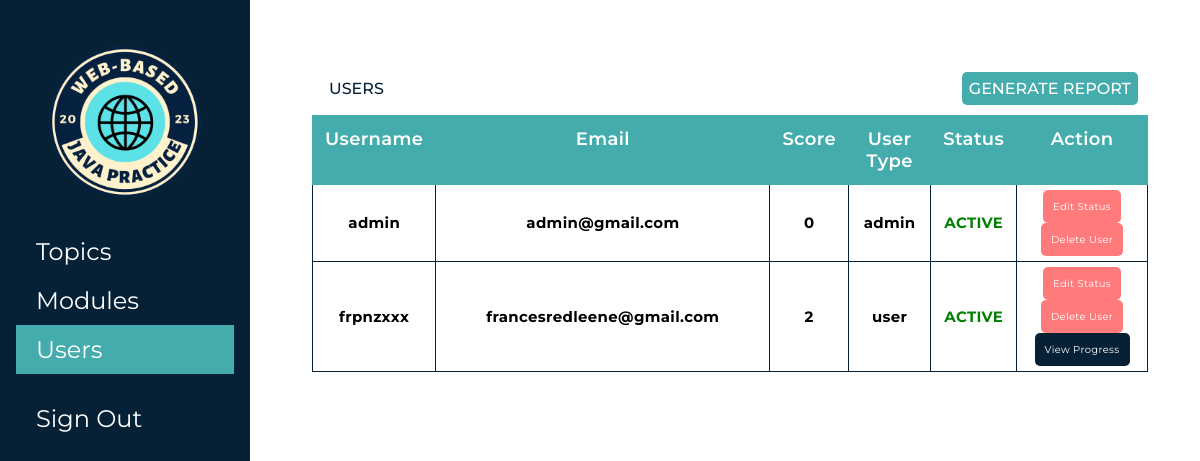
The page /admin-users.php on the database as committed earlier.
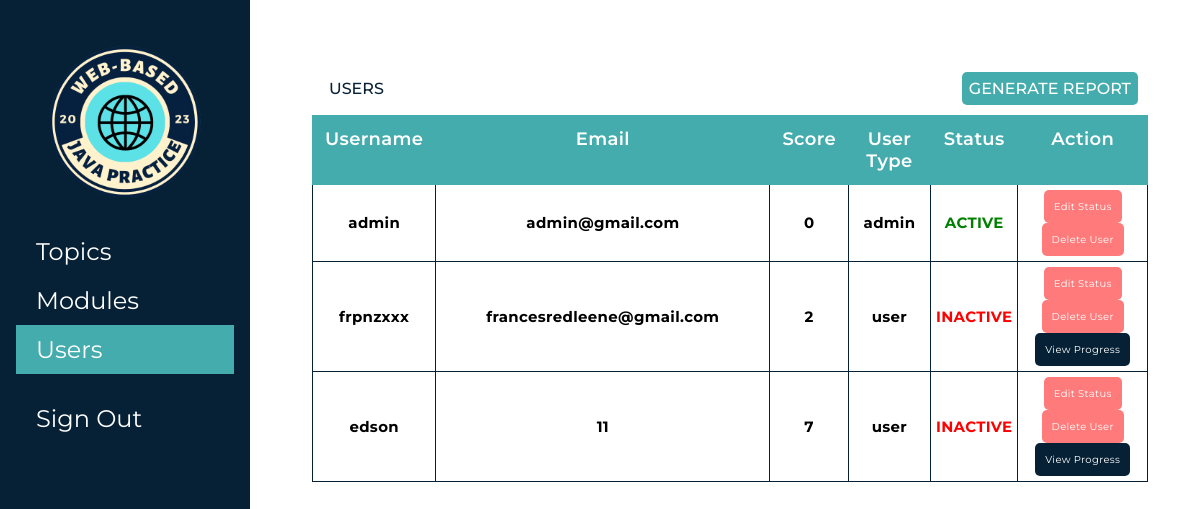
The same page on the database as committed later.
### tables this page shows
CREATE TABLE `users_db` (
  `id` varchar(50) NOT NULL,
  `username` varchar(100) NOT NULL,
  `email` varchar(100) NOT NULL,
  `password` varchar(100) NOT NULL,
  `score` varchar(100) NOT NULL DEFAULT '0',
  `2ndQtr` varchar(500) NOT NULL DEFAULT 'locked',
  `3rdQtr` varchar(500) NOT NULL DEFAULT 'locked',
  `4thQtr` varchar(500) NOT NULL DEFAULT 'locked',
  `user_type` varchar(50) NOT NULL DEFAULT 'user',
  `isactive` tinyint(1) NOT NULL
);

### admin-users.php (the view, shortened to what this page needs)
<?php
@include 'config.php';
?>
<!DOCTYPE html>
<html lang="en">
<head>
    <link rel="stylesheet" href="./assets/css/admin.css" />
</head>
<body>
    <div class="app">
        <aside class="sidebar">
            <div class="logo">
                <img src="./images/logo.png" alt="">
            </div>
            <nav class="menu">
                <a href="admin-main.php" class="menu-item ">Topics</a>
                <a href="admin-modules.php" class="menu-item">Modules</a>
                <a href="admin-users.php" class="menu-item is-active">Users</a>
                <a href="logout.php" class="menu-item is-out">Sign Out</a>
            </nav>
        </aside>
        <main class="content">
            <div class="dashboard">
                <div class="cards">
                    <div class="users">
                        <h1 class="name">Users</h1>
                        <a class="repBtn" href="admin-generate-report.php">Generate Report</a>
                        <table class="table">
                            <thead>
                                <tr>
                                    <th>Username</th>
                                    <th>Email</th>
                                    <th>Score</td>
                                    <th>User Type</th>
                                    <th>Status</th>
                                    <th>Action</th>
                                </tr>
                            </thead>
                            <tbody>
                                <?php
                                $select = mysqli_query($conn, "SELECT * FROM users_db");
                                while ($row = mysqli_fetch_assoc($select)) {
                                    ?>
                                    <tr>
                                        <td data-label="USERNAME:">
                                            <h5>
                                                <?php echo $row['username']; ?>
                                            </h5>
                                        </td>
                                        <td width="40%" data-label="EMAIL:">
                                            <h5>
                                                <?php echo $row['email']; ?>
                                            </h5>
                                        </td>
                                        <td data-label="SCORE:">
                                            <h5>
                                                <?php echo $row['score']; ?>
                                            </h5>
                                        </td>
                                        <td data-label="USER TYPE:">
                                            <h5>
                                                <?php echo $row['user_type']; ?>
                                            </h5>
                                        </td>
                                        <td data-label="STATUS:">
                                            <?php
                                            if ($row['isactive'] == 0) {
                                                echo '<h5 style="color: red;">INACTIVE</h5>';
                                            } else {
                                                echo '<h5 style="color: green;">ACTIVE</h5>';
                                            }
                                            ?>
                                        </td>
                                        <td data-label="ACTION: " class="btns">
                                            <a class="delete" href="admin-users.php?edit=<?php echo $row['id']; ?>">Edit
                                                Status</a>
                                            <a class="delete" href="admin-users.php?delete=<?php echo $row['id']; ?>">Delete
                                                User</a>
                                            <?php
                                            if($row['user_type'] == "user"){
                                            ?>
                                            <a class="quest"
                                                href="admin-view-progress.php?id=<?php echo $row['id']; ?>">View
                                                Progress</a>
                                            <?php   } ?>
                                        </td>
                                    </tr>
                                <?php }
                                ; ?>
                            </tbody>
                        </table>
                    </div>
                </div>
        </main>
    </div>
</body>
</html>

### assets/css/admin.css (style rules this page uses)
* { font-family: 'Montserrat', sans-serif; margin:0; padding:0; box-sizing: border-box; outline: none; border:none; text-decoration: none; }
body { min-height: 100vh; }
* { margin: 0; padding: 0; box-sizing: border-box; font-family: 'Montserrat', sans-serif; }
.app { display: flex; min-height: 100vh; }
.sidebar { flex: 1 1 0; max-width: 250px; padding: 2rem 1rem; background-color: #062136; min-height: 100vh; }
.sidebar .menu .menu-item { display: block; text-decoration: none; font-size: 24px; padding: 10px 20px; color: #fff; display: flex; }
.sidebar .menu .menu-item:hover, .sidebar .menu .menu-item.is-active { background:#44acac; color: #fff; }
.content { flex: 1 1 0; padding: 2rem; }
.logo { display: flex; align-items: center; justify-content: center; margin-bottom: 15px; }
.logo img { height: 180px; width: 180px; }
.is-out { margin-top: 20px; }
.dashboard { min-height: 80vh; }
.dashboard .cards { margin-right: 50px; }
.users { width: 100%; margin: 30px 0 30px 30px; overflow: auto; }
.table { width: 100%; border-collapse: collapse; margin-top: 10px; }
.table thead { background: #44acac; }
.table thead tr th { font-size: 18px; font-weight: 600; letter-spacing: 0.35px; color: #FFF; padding: 12px; vertical-align: top; border: 1px solid #44acac; }
.table tbody tr td { font-size: 18px; letter-spacing: 0.35px; font-weight: normal; padding: 5px; text-align: center; border: 1px solid #062136 }
tbody .delete { color: #fff; padding: 10px; font-size: 10px; border-radius: 5px; background-color: #ff7b7b; display: inline-block; }
tbody .quest { color: #fff; padding: 10px; font-size: 10px; border-radius: 5px; background-color: #062136; display: inline-block; }
.repBtn { background-color: #44acac; margin: 10px; padding: 7px; float: right; border-radius: 5px; color: #fff; font-size: 16px; font-weight: 500; text-transform: uppercase; }
.name { margin: 10px; padding: 7px; float: left; border-radius: 5px; color: #062136; font-size: 16px; font-weight: 500; text-transform: uppercase; }

Rows that differ between the two databases and show on the page:
changed users_db "frpnzxxx": isactive "ACTIVE" → "INACTIVE"
added users_db: username "edson", email "11", score "7", user_type "user", isactive "INACTIVE"
